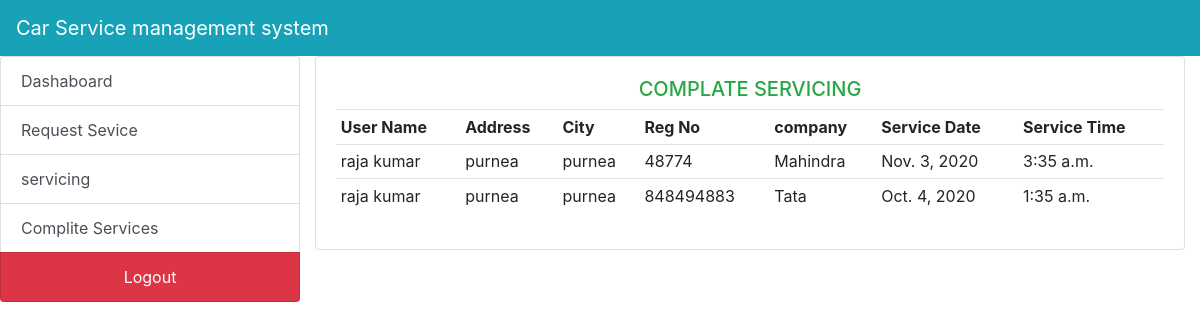
/complateservicing (signed in), run on the app's committed database.
### service/models.py (models this page shows, shortened)
class Service(models.Model):
    service_id = models.AutoField(primary_key=True)
    user_id = models.ForeignKey(User,on_delete=models.CASCADE)
    company = models.CharField(max_length=200)
    registation_no = models.IntegerField()
    service_date = models.DateField()
    service_time = models.TimeField()
    delivery_type = models.CharField(max_length=200)
    CHOICES = (('panding','panding'),('apsept','apsept'),('reject','reject'),('complite','complite'),)
    status = models.CharField(max_length = 200 ,choices = CHOICES)

class User(models.Model):
    user_id = models.AutoField(primary_key=True)
    name = models.CharField(max_length=200)
    contact = models.IntegerField()
    city = models.CharField(max_length=200)
    address = models.CharField(max_length=200)
    password = models.CharField(max_length=200)

### service/views.py (the view)
# urls.py: path('complateservicing',ComplateServicing.as_view(),name="complite"),
class ComplateServicing(LoginRequiredMixin,View):
    def get(self, request):
        content = {
            "complite": Service.objects.filter(status='complite'),
        }
        return render(request,'admins/all_complete_service.html', content)

### templates/admins/all_complete_service.html
{% extends 'admins/base.html' %}
{% block content %}
    <div class="container">
        <div class='row'>
            <div class="col-lg-12">
                <div class="card">
                    <div class="card-body">
                    <h5 class="display-5 text-center text-success text-uppercase">Complate Servicing</h5>
                        <table class="table table-sm">
                            <tr>
                                <th>User Name</th>
                                <th>Address</th>
                                <th>City</th>
                                <th>Reg No</th>
                                <th>company</th>
                                <th>Service Date</th>
                                <th>Service Time</th>
                            </tr>
                            {% for x in complite %}
                            <tr>
                                <td>{{ x.user_id.name }}</td>
                                <td>{{ x.user_id.address }}</td>
                                <td>{{ x.user_id.city }}</td>
                                <td>{{ x.registation_no }}</td>
                                <td>{{ x.company }}</td>
                                <td>{{ x.service_date }}</td>
                                <td>{{ x.service_time }}</td>
                            </tr>
                            {% endfor %}
                        </table>
                    </div>
                </div>
            </div>
        </div>
    </div>
{% endblock %}

### templates/admins/base.html (shortened to what this page needs)
<!DOCTYPE html>
<html lang="en">
<head>
    {% load static %}
    <link rel="stylesheet" href="{% static 'bootstrap.css' %}">
</head>
<body>
<nav class="navbar navbar-expand-lg navbar-dark bg-info">
    <a href="" class="navbar-brand">Car Service management system</a>
</nav>
    <div class="container-fluid p-0">
        <div class="row no-gutters">
            <div class="col-lg-3">
                <div class="list-group">
                    <a href="" class="list-group list-group-item list-group-item-action ">Dashaboard</a>
                    <a href="{% url 'requestservice' %}" class="list-group list-group-item list-group-item-action ">Request Sevice</a>
                    <a href="{% url 'servicing' %}" class="list-group list-group-item list-group-item-action ">servicing</a>
                    <a href="{% url 'complite' %}" class="list-group list-group-item list-group-item-action ">Complite Services</a>
                    <a href="{% url 'adminlogout' %}" class="list-group list-group-item list-group-item-action bg-danger text-center text-white">Logout</a>
                </div>
            </div>
            <div class="col-lg-9">
                {% block content %}
                 {% endblock %}
            </div>
        </div>
    </div>
</body>
</html>

### data on the page
Service: user_id.name "raja kumar", user_id.address "purnea", user_id.city "purnea", registation_no "48774", company "Mahindra", service_date "Nov. 3, 2020", service_time "3:35 a.m."
Service: user_id.name "raja kumar", user_id.address "purnea", user_id.city "purnea", registation_no "848494883", company "Tata", service_date "Oct. 4, 2020", service_time "1:35 a.m."
